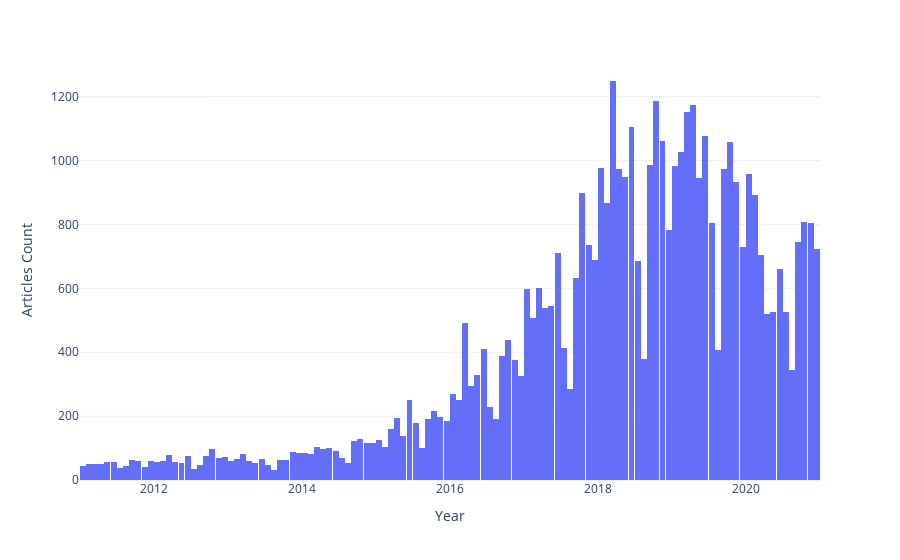

Notebook code cell kept with this figure:
### Code cell
# ploting the distribution
fig = px.histogram(dist_articles, x='date', y='count', template='plotly_white', range_x=['2011','2021'])
fig.update_xaxes(title_text='Year')
fig.update_yaxes(title_text='Articles Count')
fig.update_traces(xbins_size="M1")
fig.show()

### Figure 1 — Plotly figure (JSON) as saved in the notebook; plotly's stock layout.template omitted (floating-point values rounded to 4 significant figures; data arrays with more than 128 entries replaced by an {"elided": "..."} marker saying what was removed)
{"data": [{"alignmentgroup": "True", "bingroup": "x", "histfunc": "sum", "hovertemplate": "index=%{x}<br>sum of date_time=%{y}<extra></extra>", "legendgroup": "", "marker": {"color": "#636efa"}, "name": "", "offsetgroup": "", "orientation": "v", "showlegend": false, "type": "histogram", "x": {"elided": "3355 str values"}, "xaxis": "x", "xbins": {"size": "M1"}, "y": {"elided": "3355 int values"}, "yaxis": "y"}], "layout": {"barmode": "relative", "legend": {"tracegroupgap": 0}, "margin": {"t": 60}, "xaxis": {"anchor": "y", "domain": [0, 1], "range": ["2011", "2021"], "title": {"text": "Year"}}, "yaxis": {"anchor": "x", "domain": [0, 1], "title": {"text": "Articles Count"}}}}
